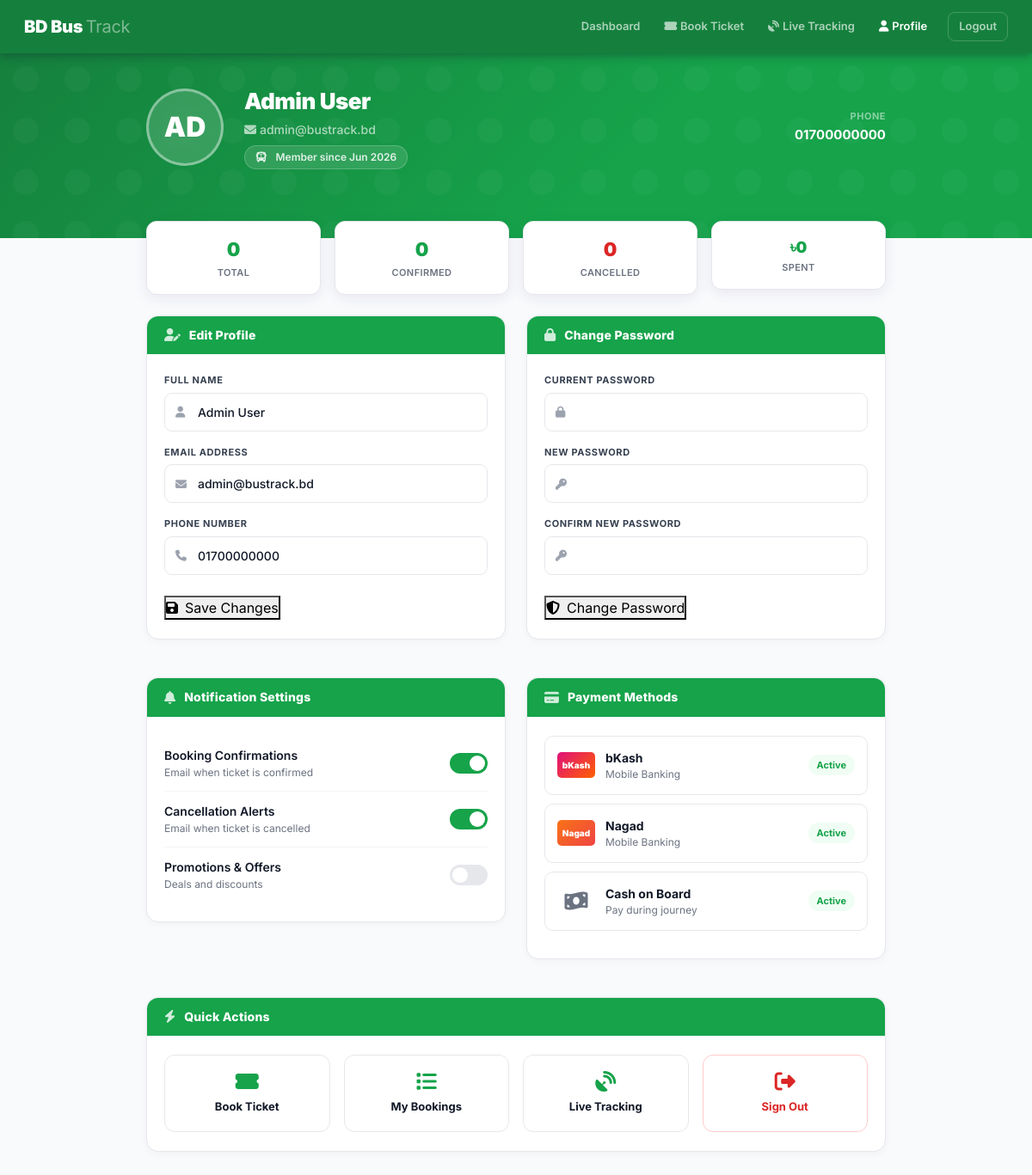
The app's page /profile.php (signed in) with its own data.
### tables this page shows
CREATE TABLE IF NOT EXISTS users (
    id INT AUTO_INCREMENT PRIMARY KEY,
    name VARCHAR(100) NOT NULL,
    email VARCHAR(100) UNIQUE NOT NULL,
    phone VARCHAR(15) NOT NULL,
    password VARCHAR(255) NOT NULL,
    role ENUM('admin', 'user') DEFAULT 'user',
    created_at TIMESTAMP DEFAULT CURRENT_TIMESTAMP
);

### profile.php (the view, shortened to what this page needs)
<?php
$conn = getConnection();
$user_id = $_SESSION['user_id'];
$stmt = $conn->prepare("SELECT * FROM users WHERE id = ?");
$stmt->bind_param("i", $user_id);
$stmt->execute();
$user = $stmt->get_result()->fetch_assoc();
$stats = $conn->query("SELECT
    COUNT(*) as total,
    SUM(status='confirmed') as confirmed,
    SUM(status='cancelled') as cancelled,
    SUM(CASE WHEN status='confirmed' THEN total_fare ELSE 0 END) as spent
    FROM bookings WHERE user_id=$user_id")->fetch_assoc();
$initials = strtoupper(substr($user['name'], 0, 2));
$joined   = date('M Y', strtotime($user['created_at'] ?? 'now'));
?>
<!DOCTYPE html>
<html lang="en">
<head>
<link href="https://cdn.jsdelivr.net/npm/bootstrap@5.3.0/dist/css/bootstrap.min.css" rel="stylesheet">
<link href="https://cdnjs.cloudflare.com/ajax/libs/font-awesome/6.4.0/css/all.min.css" rel="stylesheet">
</head>
<body>
<nav class="topnav">
  <a href="index.html" class="brand">BD Bus <span>Track</span></a>
  <div style="margin-left:auto;display:flex;align-items:center;gap:4px;">
    <a href="dashboard.php" class="nav-a"><i class="fas fa-grid-2 me-1"></i>Dashboard</a>
    <a href="booking.php" class="nav-a"><i class="fas fa-ticket-alt me-1"></i>Book Ticket</a>
    <a href="tracking.php" class="nav-a"><i class="fas fa-satellite-dish me-1"></i>Live Tracking</a>
    <a href="profile.php" class="nav-a active"><i class="fas fa-user me-1"></i>Profile</a>
    <a href="logout.php" class="nav-a" style="margin-left:8px;border:1px solid rgba(255,255,255,.2);border-radius:8px;">Logout</a>
  </div>
</nav>
<div class="profile-hero">
  <div class="hero-inner">
    <div class="avatar"><?= $initials ?></div>
    <div>
      <div class="hero-name"><?= htmlspecialchars($user['name']) ?></div>
      <div class="hero-email"><i class="fas fa-envelope me-1"></i><?= htmlspecialchars($user['email']) ?></div>
      <div class="hero-badge"><i class="fas fa-bus me-1"></i>Member since <?= $joined ?></div>
    </div>
    <div style="margin-left:auto;text-align:right">
      <div style="color:rgba(255,255,255,.5);font-size:11px;font-weight:700;text-transform:uppercase;letter-spacing:.5px;">Phone</div>
      <div style="color:white;font-weight:700;font-size:15px;margin-top:3px;"><?= htmlspecialchars($user['phone'] ?: '—') ?></div>
    </div>
  </div>
</div>
<div class="stats-row">
  <div class="row g-3">
    <div class="col-3">
      <div class="stat-pill">
        <div class="num"><?= $stats['total'] ?? 0 ?></div>
        <div class="lbl">Total</div>
      </div>
    </div>
    <div class="col-3">
      <div class="stat-pill">
        <div class="num" style="color:#16a34a"><?= $stats['confirmed'] ?? 0 ?></div>
        <div class="lbl">Confirmed</div>
      </div>
    </div>
    <div class="col-3">
      <div class="stat-pill">
        <div class="num" style="color:#dc2626"><?= $stats['cancelled'] ?? 0 ?></div>
        <div class="lbl">Cancelled</div>
      </div>
    </div>
    <div class="col-3">
      <div class="stat-pill">
        <div class="num" style="font-size:18px">৳<?= number_format($stats['spent'] ?? 0) ?></div>
        <div class="lbl">Spent</div>
      </div>
    </div>
  </div>
</div>
<div class="main">
  <div class="row g-4">
    <div class="col-md-6">
      <div class="section-card">
        <div class="section-head">
          <i class="fas fa-user-edit"></i>
          <h5>Edit Profile</h5>
        </div>
        <div class="section-body">
          <form method="POST">
            <div class="mb-3">
              <label class="form-label-c">Full Name</label>
              <div class="icon-input">
                <i class="fas fa-user"></i>
                <input class="form-ctrl" type="text" name="name" value="<?= htmlspecialchars($user['name']) ?>" required>
              </div>
            </div>
            <div class="mb-3">
              <label class="form-label-c">Email Address</label>
              <div class="icon-input">
                <i class="fas fa-envelope"></i>
                <input class="form-ctrl" type="email" name="email" value="<?= htmlspecialchars($user['email']) ?>" required>
              </div>
            </div>
            <div class="mb-4">
              <label class="form-label-c">Phone Number</label>
              <div class="icon-input">
                <i class="fas fa-phone"></i>
                <input class="form-ctrl" type="text" name="phone" value="<?= htmlspecialchars($user['phone'] ?? '') ?>" required placeholder="01XXXXXXXXX">
              </div>
            </div>
            <button class="btn-green-main" type="submit" name="update_profile">
              <i class="fas fa-save me-2"></i>Save Changes
            </button>
          </form>
        </div>
      </div>
    </div>
    <div class="col-md-6">
      <div class="section-card">
        <div class="section-head">
          <i class="fas fa-lock"></i>
          <h5>Change Password</h5>
        </div>
        <div class="section-body">
          <form method="POST">
            <div class="mb-3">
              <label class="form-label-c">Current Password</label>
              <div class="icon-input">
                <i class="fas fa-lock"></i>
                <input class="form-ctrl" type="password" name="current_password" required>
              </div>
            </div>
            <div class="mb-3">
              <label class="form-label-c">New Password</label>
              <div class="icon-input">
                <i class="fas fa-key"></i>
                <input class="form-ctrl" type="password" name="new_password" id="newPwd" required minlength="6">
              </div>
            </div>
            <div class="mb-4">
              <label class="form-label-c">Confirm New Password</label>
              <div class="icon-input">
                <i class="fas fa-key"></i>
                <input class="form-ctrl" type="password" name="confirm_password" id="confPwd" required>
              </div>
            </div>
            <button class="btn-green-main" type="submit" name="change_password">
              <i class="fas fa-shield-alt me-2"></i>Change Password
            </button>
          </form>
        </div>
      </div>
    </div>
    <div class="col-md-6">
      <div class="section-card">
        <div class="section-head">
          <i class="fas fa-bell"></i>
          <h5>Notification Settings</h5>
        </div>
        <div class="section-body">
          <div class="switch-row">
            <div>
              <div class="switch-label">Booking Confirmations</div>
              <div class="switch-sub">Email when ticket is confirmed</div>
            </div>
            <label class="toggle"><input type="checkbox" checked><span class="slider"></span></label>
          </div>
          <div class="switch-row">
            <div>
              <div class="switch-label">Cancellation Alerts</div>
              <div class="switch-sub">Email when ticket is cancelled</div>
            </div>
            <label class="toggle"><input type="checkbox" checked><span class="slider"></span></label>
          </div>
          <div class="switch-row">
            <div>
              <div class="switch-label">Promotions & Offers</div>
              <div class="switch-sub">Deals and discounts</div>
            </div>
            <label class="toggle"><input type="checkbox"><span class="slider"></span></label>
          </div>
        </div>
      </div>
    </div>
    <div class="col-md-6">
      <div class="section-card">
        <div class="section-head">
          <i class="fas fa-credit-card"></i>
          <h5>Payment Methods</h5>
        </div>
        <div class="section-body">
          <div class="pay-card">
            <div style="display:flex;align-items:center;gap:12px">
              <div style="width:44px;height:30px;background:linear-gradient(135deg,#e0107a,#ff5f00);border-radius:5px;display:flex;align-items:center;justify-content:center;color:white;font-size:10px;font-weight:900">bKash</div>
              <div>
                <div style="font-weight:700;font-size:14px">bKash</div>
                <div style="font-size:12px;color:#6b7280">Mobile Banking</div>
              </div>
            </div>
            <span style="background:#f0fdf4;color:#16a34a;padding:4px 10px;border-radius:20px;font-size:11px;font-weight:700;">Active</span>
          </div>
          <div class="pay-card">
            <div style="display:flex;align-items:center;gap:12px">
              <div style="width:44px;height:30px;background:linear-gradient(135deg,#f97316,#ef4444);border-radius:5px;display:flex;align-items:center;justify-content:center;color:white;font-size:10px;font-weight:900">Nagad</div>
              <div>
                <div style="font-weight:700;font-size:14px">Nagad</div>
                <div style="font-size:12px;color:#6b7280">Mobile Banking</div>
              </div>
            </div>
            <span style="background:#f0fdf4;color:#16a34a;padding:4px 10px;border-radius:20px;font-size:11px;font-weight:700;">Active</span>
          </div>
          <div class="pay-card">
            <div style="display:flex;align-items:center;gap:12px">
              <i class="fas fa-money-bill-wave" style="font-size:24px;color:#6b7280;width:44px;text-align:center"></i>
              <div>
                <div style="font-weight:700;font-size:14px">Cash on Board</div>
                <div style="font-size:12px;color:#6b7280">Pay during journey</div>
              </div>
            </div>
            <span style="background:#f0fdf4;color:#16a34a;padding:4px 10px;border-radius:20px;font-size:11px;font-weight:700;">Active</span>
          </div>
        </div>
      </div>
    </div>
    <div class="col-12">
      <div class="section-card">
        <div class="section-head">
          <i class="fas fa-bolt"></i>
          <h5>Quick Actions</h5>
        </div>
        <div class="section-body">
          <div class="row g-3">
            <div class="col-md-3">
              <a href="booking.php" style="display:block;text-align:center;padding:18px;border:1.5px solid var(--border);border-radius:12px;text-decoration:none;color:var(--text);transition:all .2s;" onmouseover="this.style.borderColor='#16a34a';this.style.background='#f5f3ff'" onmouseout="this.style.borderColor='var(--border)';this.style.background='white'">
                <i class="fas fa-ticket-alt" style="font-size:24px;color:#16a34a;margin-bottom:8px;display:block"></i>
                <div style="font-weight:700;font-size:13px">Book Ticket</div>
              </a>
            </div>
            <div class="col-md-3">
              <a href="dashboard.php" style="display:block;text-align:center;padding:18px;border:1.5px solid var(--border);border-radius:12px;text-decoration:none;color:var(--text);transition:all .2s;" onmouseover="this.style.borderColor='#16a34a';this.style.background='#f5f3ff'" onmouseout="this.style.borderColor='var(--border)';this.style.background='white'">
                <i class="fas fa-list" style="font-size:24px;color:#16a34a;margin-bottom:8px;display:block"></i>
                <div style="font-weight:700;font-size:13px">My Bookings</div>
              </a>
            </div>
            <div class="col-md-3">
              <a href="tracking.php" style="display:block;text-align:center;padding:18px;border:1.5px solid var(--border);border-radius:12px;text-decoration:none;color:var(--text);transition:all .2s;" onmouseover="this.style.borderColor='#16a34a';this.style.background='#f5f3ff'" onmouseout="this.style.borderColor='var(--border)';this.style.background='white'">
                <i class="fas fa-satellite-dish" style="font-size:24px;color:#16a34a;margin-bottom:8px;display:block"></i>
                <div style="font-weight:700;font-size:13px">Live Tracking</div>
              </a>
            </div>
            <div class="col-md-3">
              <a href="logout.php" style="display:block;text-align:center;padding:18px;border:1.5px solid #fecaca;border-radius:12px;text-decoration:none;color:#dc2626;transition:all .2s;" onmouseover="this.style.background='#fef2f2'" onmouseout="this.style.background='white'">
                <i class="fas fa-sign-out-alt" style="font-size:24px;margin-bottom:8px;display:block"></i>
                <div style="font-weight:700;font-size:13px">Sign Out</div>
              </a>
            </div>
          </div>
        </div>
      </div>
    </div>
  </div>
</div>
</body>
</html>

### records on screen
users: name "AD", name "Admin User", email "admin@bustrack.bd", created_at "Jun 2026", phone "01700000000"

### other values on screen
$stats['total'] "0"
$stats['confirmed'] "0"
$stats['cancelled'] "0"
$stats['spent'] "0"
